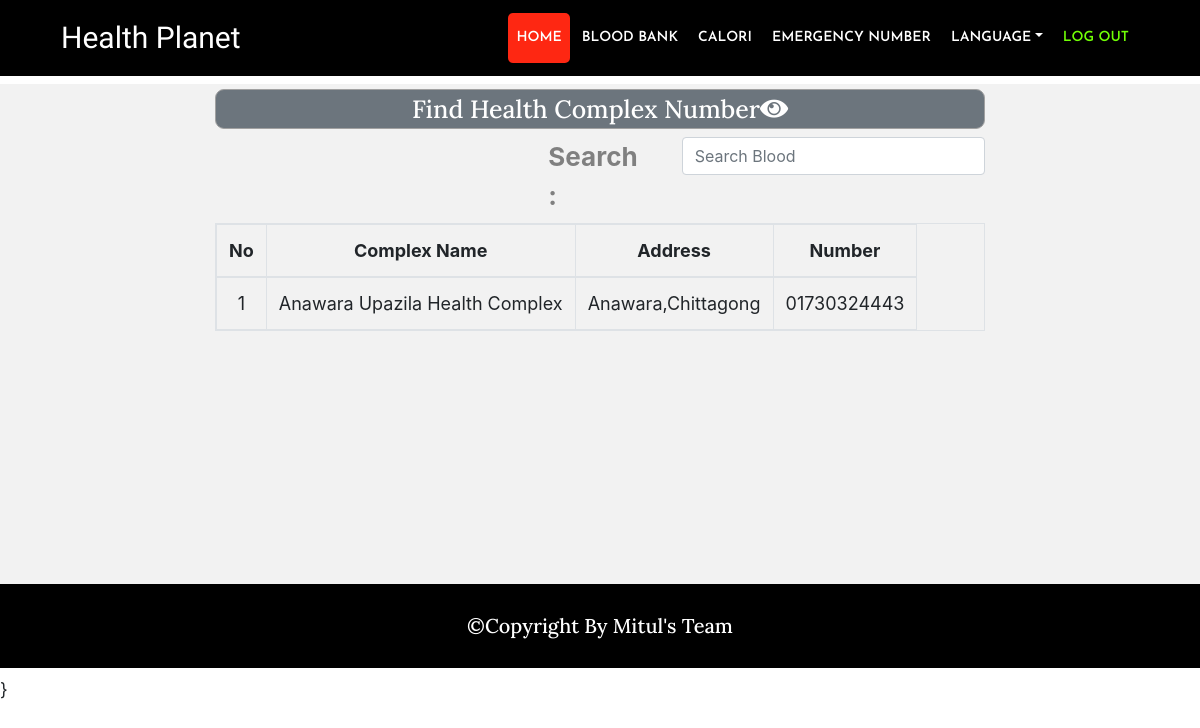
/emergencysearch.php?emergencysearch=Anawara Upazila Health Complex (signed in), run on the app's committed database.
### tables this page shows
CREATE TABLE `tbl_emergencynumber` (
  `id` int(11) NOT NULL,
  `complex` varchar(100) NOT NULL,
  `address` varchar(100) NOT NULL,
  `number` text NOT NULL
);

### lib/Database.php (called while the page is built, shortened)
<?php
class Database
{
    public $host= DB_HOST;
    public $user= DB_USER;
    public $pass= DB_PASS;
    public $dbname= DB_NAME;
    public $link;
    public function connectdb(){
        $this->link =    new mysqli($this->host,$this->user,$this->pass,$this->dbname);
    }
    public function select($query){
        $result = $this->link->query($query) or die ($this->link->error.__LINE__);
        if($result->num_rows > 0){
            return $result;
        }
        else{
            return False;
        }
    }
}

### emergencysearch.php (the view, shortened to what this page needs)
<?php include "include/header.php"?>
<?php
if(!isset($_GET['emergencysearch']) || $_GET['emergencysearch'] == NULL){
    header("Location:404.php");
}else{
    $emergencysearch = $_GET['emergencysearch'];
}
?>
    <section id="maincontent">
    <div class="container-fluid">
        <div class="row">
            <div class="middlecontent col-md-8 offset-md-2">
                <h3 class="text-center"><a href="bloodbank.php">Find Health Complex Number<i class="fas fa-eye"></i></a></h3>
                    <form action="" method="get" class="row">
                        <div class="col-md-2 offset-md-5">
                            <label style="font-size: 26px;color:grey;" class=" font-weight-bold">Search : </label>
                        </div>
                        <div class="col-md-5">
                            <input type="text" name="emergencysearch" class="form-control mb-2 d-inline" placeholder="Search Blood">
                        </div>
                    </form>
                <div class="subcontent">
                   <table class="table table-responsive table-bordered table-hover">
                       <thead class="text-center">
                       <th>No</th>
                       <th>Complex Name</th>
                       <th>Address</th>
                       <th>Number</th>
                       </thead>
                       <tbody class="text-center">
                       <?php
                       $query = "SELECT * FROM tbl_emergencynumber WHERE complex LIKE '%$emergencysearch%' OR address LIKE '%$emergencysearch%'";
                       $blood = $db->select($query);
                       if($blood) {
                           $i= 0;
                       while ($result = $blood->fetch_assoc()) {
                           $i++;
                           ?>
                           <tr>
                               <td><?php echo $i;?></td>
                               <td><?php echo $result['complex']?></td>
                               <td><?php echo $result['address']?></td>
                               <td><?php echo $result['number']?></td>
                           </tr>
                           <?php
                       } }else{
                           echo "No Data Available";
                       }
                       ?>
                       </tbody>
                   </table>
                </div>
            </div>
        </div>
    </div>
    </section>
<?php include "include/footer.php"?>

### css/style.css (style rules this page uses)
body { margin: 0; padding-top: 84px; font-size:18px; position: relative; }
a { color: white; text-decoration: none; }
h1,h2,h3,h4,h5 { font-family: 'Lora', serif; }
#maincontent { min-height: 500px; background-color: #f2f2f2; }
#maincontent .middlecontent > h3,#maincontent .rightsidebar > h3,.comment > h3 { padding: 4px; background-color: #6c757d; border: 1px solid #A1A1A1; border-radius: 9px; margin-top: 5px; color: whitesmoke; font-size: 25px; }

### data on the page
tbl_emergencynumber: complex "Anawara Upazila Health Complex", address "Anawara,Chittagong", number "01730324443"
